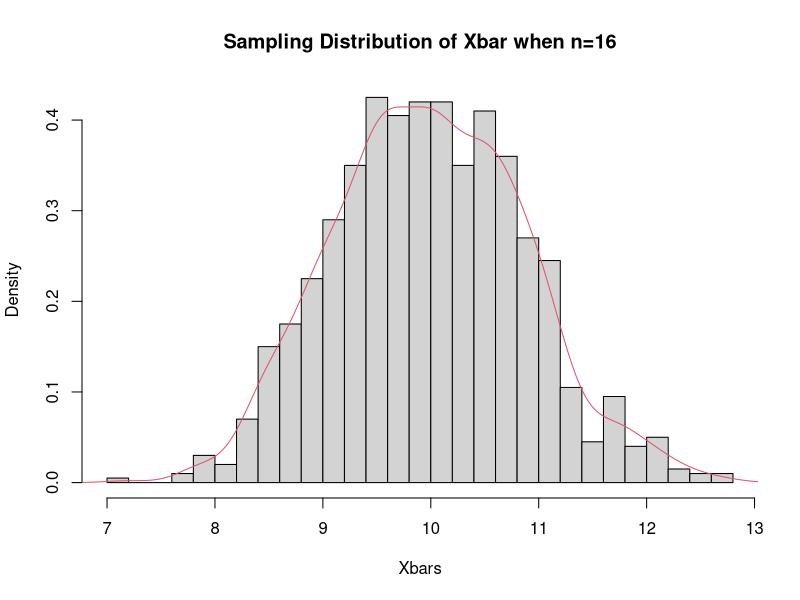
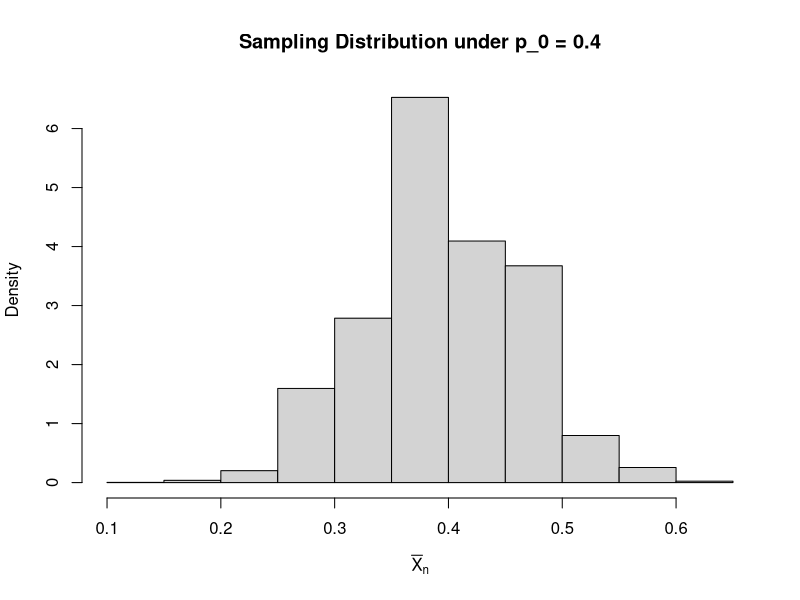

R code for these plots, in order:
# ** Task 1 **
# ----------------------------------------------
# a) Generate random samples and calculate the sample means
# Define the parameters
M <- 1000  # Number of samples
n <- 128    # Number of observations per sample
lambda <- 0.1  # Rate parameter for the exponential distribution

# Generate random samples
XSamples <- replicate(M, rexp(n, rate=lambda))
dim(XSamples)

# b)	Calculate the sample mean of each sample
Xbars <- colSums(XSamples) / n

# c) Obtain sampling distribution sample mean
hist(Xbars, nclass=30, freq=FALSE, main="Sampling Distribution of Xbar when n=16")

# d) Adding approximate density curve to the histogram above
dens <- density(Xbars)
lines(dens$x, dens$y, col=2)

# e) Getting some summary statistics about distribution
# Calculate and display summary statistics
mean_Xbars <- mean(Xbars)
var_Xbars <- var(Xbars)
sd_Xbars <- sd(Xbars)

# Display the results
cat("Mean of Xbars:", mean_Xbars, "\n")
cat("Variance of Xbars:", var_Xbars, "\n")
cat("Standard Deviation of Xbars:", sd_Xbars, "\n")
summary(Xbars)


# B. Sampling from Normal Distribution
# Define the parameters
sample_sizes <- c(16, 25, 36)
means <- c(10, 10, 20, 20)  # Mean values to use
sds <- c(1, 3, 1, 3)        # Standard deviation values to use

# Loop over each combination of mean and sd
for (i in 1:4) {
  for (n in sample_sizes) {
    # Generate samples from the normal distribution
    XSamples <- replicate(M, rnorm(n, mean=means[i], sd=sds[i]))
    Xbars <- colSums(XSamples) / n
    
    # Plotting and summary statistics calculation skipped for brevity
    
    cat("Mean:", means[i], "SD:", sds[i], "Sample size:", n, "\n")
    cat("Mean of Xbars:", mean(Xbars), "\n")
    cat("Standard Deviation of Xbars:", sd(Xbars), "\n\n")
  }
}



# ----------------------------------------------
# ** Task 2 **
# ----------------------------------------------

# A. Simulate random sample of 50 observations from this distribution
n <- 50
p_success <- 0.2
XSample <- rbinom(n, 1, p_success)

# B. Calculate the sample proportion of successes
p_hat_obs <- mean(XSample)
cat("Observed sample proportion, p̂_obs:", p_hat_obs, "\n")

# C. Evaluating observed proportion and checking if it is within 2 s.d
# Calculate the standard deviation of the sampling distribution of p̂
std_error <- sqrt((p_success * (1 - p_success)) / n)

# Check if p̂_obs is within 2 standard deviations of p_0
lower_bound <- p_success - 2 * std_error
upper_bound <- p_success + 2 * std_error

cat("Lower bound:", lower_bound, "\n")
cat("Upper bound:", upper_bound, "\n")

# Determine if p̂_obs supports p_0 = 0.2
if (p_hat_obs >= lower_bound && p_hat_obs <= upper_bound) {
  cat("The observed p̂_obs supports the value of p being 0.2.\n")
} else {
  cat("The observed p̂_obs does not support the value of p being 0.2.\n")
}

# ----------------------------------------------
# ** Task 3 **
# ----------------------------------------------
# A. Compare Pobs with P_0 = 0.4
# New hypothesized probability of success
p_new_success <- 0.4

# Calculate the new standard deviation of the sampling distribution of p̂
std_error_new <- sqrt((p_new_success * (1 - p_new_success)) / n)

# Check if p̂_obs is within 2 standard deviations of the new p_0
lower_bound_new <- p_new_success - 2 * std_error_new
upper_bound_new <- p_new_success + 2 * std_error_new

cat("New lower bound:", lower_bound_new, "\n")
cat("New upper bound:", upper_bound_new, "\n")

# Determine if p̂_obs is reasonably close to the new hypothesized value p_0 = 0.4
if (p_hat_obs >= lower_bound_new && p_hat_obs <= upper_bound_new) {
  cat("The observed p̂_obs might be considered reasonably close to p_0 = 0.4.\n")
} else {
  cat("The observed p̂_obs is not reasonably close to p_0 = 0.4.\n")
}

# B. How typical or extreme p_obs is
# Simulate 10,000 random samples of size 50 each from Bernoulli distribution with p = 0.4
n <- 50
XSamples_new <- replicate(10000, rbinom(n, 1, p_new_success))

# b) Calculate the sample proportion for each sample
hatpk <- colSums(XSamples_new) / n

# c) Plot the histogram of these sample proportions
hist(hatpk, xlab=expression(bar(X)[n]), main="Sampling Distribution under p_0 = 0.4", prob=TRUE)

# d) Calculate the p-value: the proportion of simulated proportions ≤ observed proportion
p_value <- mean(hatpk <= p_hat_obs) # p̂_obs: 0.28 
cat("P-value:", p_value, "\n")




